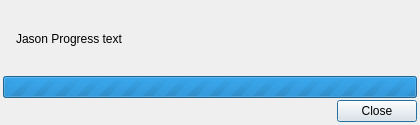
<?xml version="1.0" encoding="UTF-8"?>
<ui version="4.0">
 <class>JasonGui</class>
 <widget class="QDialog" name="JasonGui">
  <property name="geometry">
   <rect>
    <x>0</x>
    <y>0</y>
    <width>420</width>
    <height>125</height>
   </rect>
  </property>
  <property name="sizePolicy">
   <sizepolicy hsizetype="Fixed" vsizetype="Fixed">
    <horstretch>0</horstretch>
    <verstretch>0</verstretch>
   </sizepolicy>
  </property>
  <property name="windowTitle">
   <string>Dialog</string>
  </property>
  <layout class="QVBoxLayout" name="verticalLayout">
   <property name="spacing">
    <number>2</number>
   </property>
   <property name="leftMargin">
    <number>3</number>
   </property>
   <property name="topMargin">
    <number>3</number>
   </property>
   <property name="rightMargin">
    <number>3</number>
   </property>
   <property name="bottomMargin">
    <number>3</number>
   </property>
   <item>
    <widget class="QFrame" name="frame">
     <property name="frameShape">
      <enum>QFrame::NoFrame</enum>
     </property>
     <property name="frameShadow">
      <enum>QFrame::Raised</enum>
     </property>
     <layout class="QGridLayout" name="gridLayout">
      <property name="leftMargin">
       <number>0</number>
      </property>
      <property name="topMargin">
       <number>0</number>
      </property>
      <property name="rightMargin">
       <number>0</number>
      </property>
      <property name="bottomMargin">
       <number>0</number>
      </property>
      <item row="0" column="1" rowspan="2">
       <widget class="QLabel" name="statusLabel">
        <property name="sizePolicy">
         <sizepolicy hsizetype="Preferred" vsizetype="Minimum">
          <horstretch>0</horstretch>
          <verstretch>0</verstretch>
         </sizepolicy>
        </property>
        <property name="text">
         <string>Jason Progress text</string>
        </property>
       </widget>
      </item>
      <item row="0" column="0" rowspan="2">
       <widget class="QLabel" name="iconLabel">
        <property name="sizePolicy">
         <sizepolicy hsizetype="Maximum" vsizetype="Preferred">
          <horstretch>0</horstretch>
          <verstretch>0</verstretch>
         </sizepolicy>
        </property>
        <property name="text">
         <string/>
        </property>
       </widget>
      </item>
     </layout>
    </widget>
   </item>
   <item>
    <widget class="QProgressBar" name="progressBar">
     <property name="maximum">
      <number>0</number>
     </property>
     <property name="value">
      <number>-1</number>
     </property>
    </widget>
   </item>
   <item>
    <widget class="QFrame" name="frame_2">
     <property name="sizePolicy">
      <sizepolicy hsizetype="Minimum" vsizetype="Maximum">
       <horstretch>0</horstretch>
       <verstretch>0</verstretch>
      </sizepolicy>
     </property>
     <property name="frameShape">
      <enum>QFrame::NoFrame</enum>
     </property>
     <property name="frameShadow">
      <enum>QFrame::Raised</enum>
     </property>
     <layout class="QHBoxLayout" name="horizontalLayout_2">
      <property name="leftMargin">
       <number>0</number>
      </property>
      <property name="topMargin">
       <number>0</number>
      </property>
      <property name="rightMargin">
       <number>0</number>
      </property>
      <property name="bottomMargin">
       <number>0</number>
      </property>
      <item>
       <spacer name="horizontalSpacer">
        <property name="orientation">
         <enum>Qt::Horizontal</enum>
        </property>
        <property name="sizeType">
         <enum>QSizePolicy::Expanding</enum>
        </property>
        <property name="sizeHint" stdset="0">
         <size>
          <width>40</width>
          <height>20</height>
         </size>
        </property>
       </spacer>
      </item>
      <item>
       <widget class="QPushButton" name="closeButton">
        <property name="text">
         <string>Close</string>
        </property>
       </widget>
      </item>
     </layout>
    </widget>
   </item>
  </layout>
 </widget>
 <resources/>
 <connections/>
</ui>
